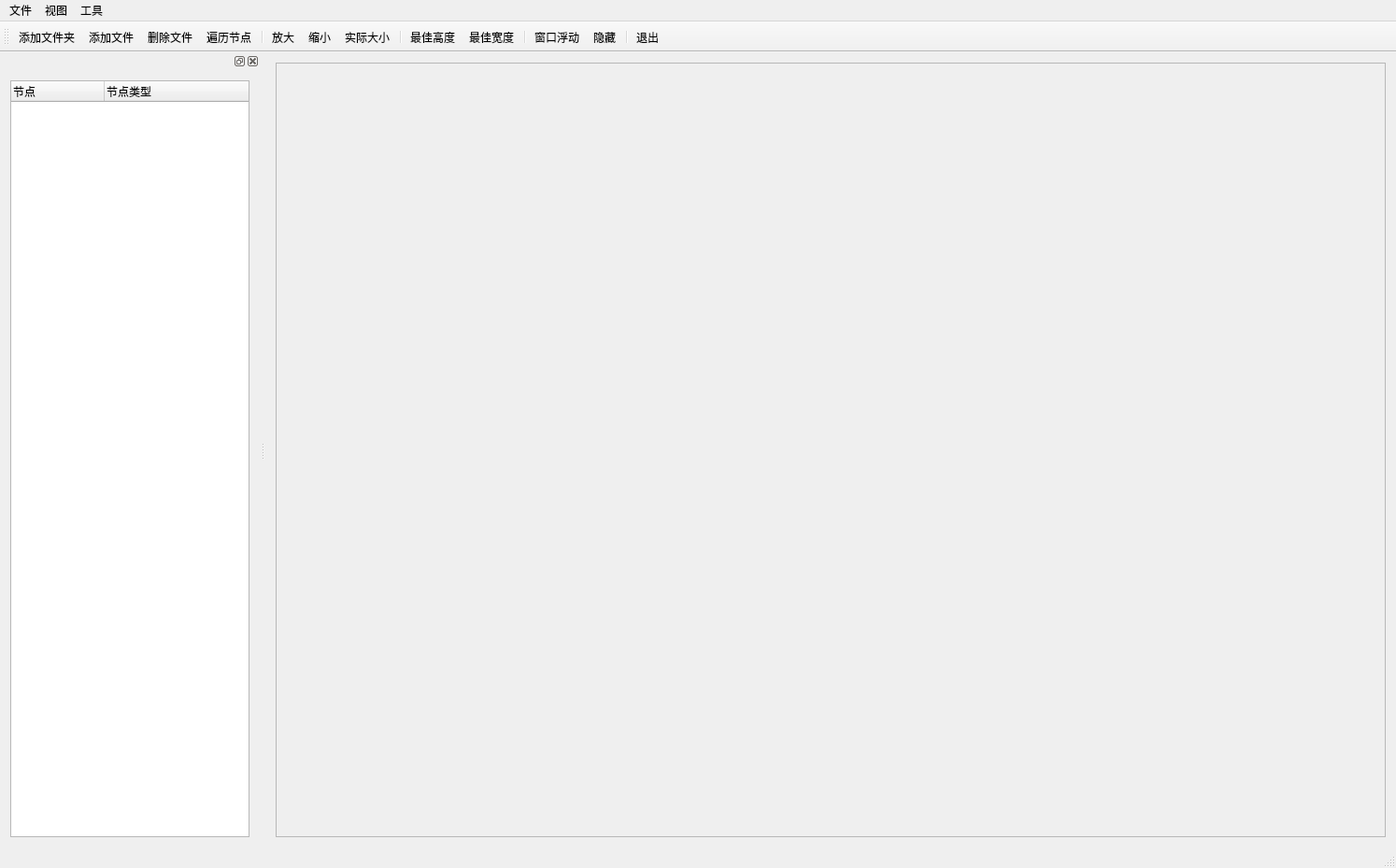
<?xml version="1.0" encoding="UTF-8"?>
<ui version="4.0">
 <class>ExQTreeWidget</class>
 <widget class="QMainWindow" name="ExQTreeWidget">
  <property name="geometry">
   <rect>
    <x>0</x>
    <y>0</y>
    <width>1494</width>
    <height>929</height>
   </rect>
  </property>
  <property name="windowTitle">
   <string>ExQTreeWidget</string>
  </property>
  <widget class="QWidget" name="centralWidget">
   <layout class="QHBoxLayout" name="horizontalLayout_3">
    <item>
     <widget class="QScrollArea" name="scrollArea">
      <property name="widgetResizable">
       <bool>true</bool>
      </property>
      <widget class="QWidget" name="scrollAreaWidgetContents">
       <property name="geometry">
        <rect>
         <x>0</x>
         <y>0</y>
         <width>1147</width>
         <height>709</height>
        </rect>
       </property>
       <layout class="QHBoxLayout" name="horizontalLayout_2">
        <item>
         <widget class="QLabel" name="labDisplay">
          <property name="text">
           <string/>
          </property>
          <property name="alignment">
           <set>Qt::AlignCenter</set>
          </property>
         </widget>
        </item>
       </layout>
      </widget>
     </widget>
    </item>
   </layout>
  </widget>
  <widget class="QMenuBar" name="menuBar">
   <property name="geometry">
    <rect>
     <x>0</x>
     <y>0</y>
     <width>1494</width>
     <height>41</height>
    </rect>
   </property>
   <widget class="QMenu" name="menu">
    <property name="title">
     <string>文件</string>
    </property>
    <addaction name="actAddFolder"/>
    <addaction name="actAddFile"/>
    <addaction name="separator"/>
    <addaction name="actDeleFile"/>
    <addaction name="actScanItems"/>
   </widget>
   <widget class="QMenu" name="menu_2">
    <property name="title">
     <string>视图</string>
    </property>
    <addaction name="actAmplification"/>
    <addaction name="actShrink"/>
    <addaction name="actZoomRealSize"/>
    <addaction name="separator"/>
    <addaction name="actAdaptiveHeight"/>
    <addaction name="actAdaptiveWidth"/>
   </widget>
   <widget class="QMenu" name="menu_3">
    <property name="title">
     <string>工具</string>
    </property>
    <addaction name="actDockFloating"/>
    <addaction name="actDockVisible"/>
    <addaction name="separator"/>
    <addaction name="actQiut"/>
   </widget>
   <addaction name="menu"/>
   <addaction name="menu_2"/>
   <addaction name="menu_3"/>
  </widget>
  <widget class="QToolBar" name="mainToolBar">
   <property name="enabled">
    <bool>true</bool>
   </property>
   <property name="toolButtonStyle">
    <enum>Qt::ToolButtonTextUnderIcon</enum>
   </property>
   <attribute name="toolBarArea">
    <enum>TopToolBarArea</enum>
   </attribute>
   <attribute name="toolBarBreak">
    <bool>false</bool>
   </attribute>
   <addaction name="actAddFolder"/>
   <addaction name="actAddFile"/>
   <addaction name="actDeleFile"/>
   <addaction name="actScanItems"/>
   <addaction name="separator"/>
   <addaction name="actAmplification"/>
   <addaction name="actShrink"/>
   <addaction name="actZoomRealSize"/>
   <addaction name="separator"/>
   <addaction name="actAdaptiveHeight"/>
   <addaction name="actAdaptiveWidth"/>
   <addaction name="separator"/>
   <addaction name="actDockFloating"/>
   <addaction name="actDockVisible"/>
   <addaction name="separator"/>
   <addaction name="actQiut"/>
  </widget>
  <widget class="QStatusBar" name="statusBar"/>
  <widget class="QDockWidget" name="dockWidget">
   <attribute name="dockWidgetArea">
    <number>1</number>
   </attribute>
   <widget class="QWidget" name="dockWidgetContents">
    <layout class="QHBoxLayout" name="horizontalLayout">
     <item>
      <widget class="QTreeWidget" name="treeFiles">
       <column>
        <property name="text">
         <string>节点</string>
        </property>
       </column>
       <column>
        <property name="text">
         <string>节点类型</string>
        </property>
       </column>
      </widget>
     </item>
    </layout>
   </widget>
  </widget>
  <action name="actAddFolder">
   <property name="icon">
    <iconset resource="resources.qrc">
     <normaloff>:/image/Image016.jpg</normaloff>:/image/Image016.jpg</iconset>
   </property>
   <property name="text">
    <string>添加文件夹</string>
   </property>
   <property name="toolTip">
    <string>添加文件夹</string>
   </property>
  </action>
  <action name="actAddFile">
   <property name="icon">
    <iconset resource="resources.qrc">
     <normaloff>:/image/Image007.jpg</normaloff>:/image/Image007.jpg</iconset>
   </property>
   <property name="text">
    <string>添加文件</string>
   </property>
   <property name="toolTip">
    <string>添加文件</string>
   </property>
  </action>
  <action name="actDeleFile">
   <property name="icon">
    <iconset resource="resources.qrc">
     <normaloff>:/image/Image005.jpg</normaloff>:/image/Image005.jpg</iconset>
   </property>
   <property name="text">
    <string>删除文件</string>
   </property>
   <property name="toolTip">
    <string>删除文件</string>
   </property>
   <property name="shortcut">
    <string>Del</string>
   </property>
  </action>
  <action name="actScanItems">
   <property name="icon">
    <iconset resource="resources.qrc">
     <normaloff>:/image/Image008.jpg</normaloff>:/image/Image008.jpg</iconset>
   </property>
   <property name="text">
    <string>遍历节点</string>
   </property>
   <property name="toolTip">
    <string>遍历节点</string>
   </property>
  </action>
  <action name="actAmplification">
   <property name="icon">
    <iconset resource="resources.qrc">
     <normaloff>:/image/Image012.jpg</normaloff>:/image/Image012.jpg</iconset>
   </property>
   <property name="text">
    <string>放大</string>
   </property>
   <property name="toolTip">
    <string>放大图片</string>
   </property>
  </action>
  <action name="actShrink">
   <property name="icon">
    <iconset resource="resources.qrc">
     <normaloff>:/image/Image011.jpg</normaloff>:/image/Image011.jpg</iconset>
   </property>
   <property name="text">
    <string>缩小</string>
   </property>
   <property name="toolTip">
    <string>缩小图片</string>
   </property>
  </action>
  <action name="actZoomRealSize">
   <property name="icon">
    <iconset resource="resources.qrc">
     <normaloff>:/image/Image002.jpg</normaloff>:/image/Image002.jpg</iconset>
   </property>
   <property name="text">
    <string>实际大小</string>
   </property>
   <property name="toolTip">
    <string>还原成实际大小</string>
   </property>
  </action>
  <action name="actAdaptiveHeight">
   <property name="icon">
    <iconset resource="resources.qrc">
     <normaloff>:/image/Image009.jpg</normaloff>:/image/Image009.jpg</iconset>
   </property>
   <property name="text">
    <string>最佳高度</string>
   </property>
   <property name="toolTip">
    <string>缩放到最佳高度</string>
   </property>
  </action>
  <action name="actAdaptiveWidth">
   <property name="icon">
    <iconset resource="resources.qrc">
     <normaloff>:/image/Image010.jpg</normaloff>:/image/Image010.jpg</iconset>
   </property>
   <property name="text">
    <string>最佳宽度</string>
   </property>
   <property name="toolTip">
    <string>缩放至最佳宽度</string>
   </property>
  </action>
  <action name="actDockFloating">
   <property name="checkable">
    <bool>true</bool>
   </property>
   <property name="icon">
    <iconset resource="resources.qrc">
     <normaloff>:/image/Image015.jpg</normaloff>:/image/Image015.jpg</iconset>
   </property>
   <property name="text">
    <string>窗口浮动</string>
   </property>
   <property name="toolTip">
    <string>窗口浮动开关</string>
   </property>
  </action>
  <action name="actDockVisible">
   <property name="checkable">
    <bool>true</bool>
   </property>
   <property name="icon">
    <iconset resource="resources.qrc">
     <normaloff>:/image/Image003.jpg</normaloff>:/image/Image003.jpg</iconset>
   </property>
   <property name="text">
    <string>隐藏</string>
   </property>
   <property name="toolTip">
    <string>窗口隐藏</string>
   </property>
  </action>
  <action name="actQiut">
   <property name="icon">
    <iconset resource="resources.qrc">
     <normaloff>:/image/Image004.jpg</normaloff>:/image/Image004.jpg</iconset>
   </property>
   <property name="text">
    <string>退出</string>
   </property>
   <property name="toolTip">
    <string>退出本程序</string>
   </property>
  </action>
 </widget>
 <layoutdefault spacing="6" margin="11"/>
 <resources>
  <include location="resources.qrc"/>
 </resources>
 <connections/>
</ui>
